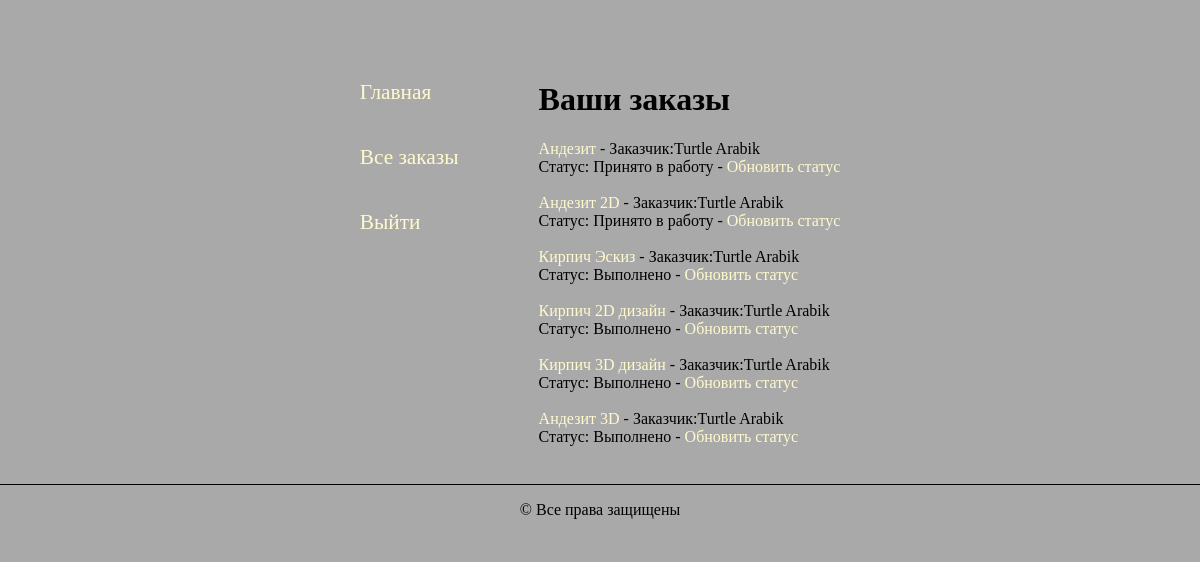
Screenshot of /studio/customer/ (signed in) with the database file from the repository.
### studio/models.py (models this page shows, shortened)
class Order(models.Model):
    day_add = models.DateField(null=True, blank=True)
    name = models.CharField(max_length=200, verbose_name='Имя', blank=False)
    summary = models.TextField(max_length=1000, help_text="Описание", blank=False)
    category = models.ForeignKey('category', help_text="Выбор категории", on_delete=models.CASCADE, blank=False)
    photo_file = models.ImageField(max_length=200, upload_to=get_name_file, blank=False, null=True,
                                   validators=[FileExtensionValidator(allowed_extensions=['png', 'jpg', 'jpeg'])])
    customer_order = models.ForeignKey('user', on_delete=models.SET_NULL, null=True, blank=True)
    comment = models.TextField(max_length=1000, help_text="Комментарий", blank=True)
    img = models.ImageField(max_length=200, upload_to=get_name_file, blank=True, null=True,
                            validators=[FileExtensionValidator(allowed_extensions=['png', 'jpg', 'jpeg'])])
    LOAN_STATUS = (
        ('n', 'Новая'),
        ('a', 'Принято в работу'),
        ('c', 'Выполнено'),
    )
    status = models.CharField(max_length=1, choices=LOAN_STATUS, blank=True, default='n')
    def get_status_name(self):
        for status in self.LOAN_STATUS:
            if status[0] == self.status:
                return status[1]
        return 'Не задан'
    class Meta:
        ordering = ["status"]
        permissions = (("can_mark_returned", "Установите статус заказа"),)

class User(AbstractUser):
    name = models.CharField(max_length=200, verbose_name='Имя', blank=False, validators=[
        RegexValidator(
            regex='^[А-Яа-я -]*$',
            message='Имя пользователя должно состоять из кириллицы',
            code='invalid_username'
        ),
    ])
    surname = models.CharField(max_length=200, verbose_name='Фамилия', blank=False, validators=[
        RegexValidator(
            regex='^[А-Яа-я -]*$',
            message='Фамилия пользователя должно состоять из кириллицы',
            code='invalid_username'
        ),
    ])
    patronymic = models.CharField(max_length=200, verbose_name='Отчество', blank=True, validators=[
        RegexValidator(
            regex='^[А-Яа-я -]*$',
            message='Отчество пользователя должно состоять из кириллицы',
            code='invalid_username'
        ),
    ])
    username = models.CharField(max_length=200, verbose_name='Логин', unique=True, blank=False, validators=[
        RegexValidator(
            regex='^[A-Za-z -]*$',
            message='Имя пользователя должно состоять только из латиницы',
            code='invalid_username'
        ),
    ])
    email = models.EmailField(max_length=200, verbose_name='Почта', unique=True, blank=False)
    password = models.CharField(max_length=200, verbose_name='Пароль', blank=False)
    role = models.CharField(max_length=200, verbose_name='Роль',
                            choices=(('admin', 'Администратор'), ('user', 'Пользователь')), default='user')
    USERNAME_FIELD = 'username'
    def __str__(self):
        return str(self.name) + ' ' + str(self.surname)
    class Meta:
        ordering = ['name']

### studio/views.py (the view)
# urls.py: path(r'customer/', views.LoanedOrdersAllListView.as_view(), name='all-order'),
class LoanedOrdersAllListView(PermissionRequiredMixin, generic.ListView):
    model = Order
    permission_required = 'studio.can_mark_returned'
    template_name = 'studio/order_list_customer_all.html'
    paginate_by = 10
    status = None
    def get(self, request, *args, **kwargs):
        if request.GET.get('status'):
            self.status = request.GET.get('status')
        return super().get(request, *args, **kwargs)
    def get_context_data(self, **kwargs):
        context = super(LoanedOrdersAllListView, self).get_context_data(**kwargs)
        context['status_list'] = Order.LOAN_STATUS
        return context
    def get_queryset(self):
        return Order.objects.all()

### studio/templates/studio/order_list_customer_all.html (shortened to what this page needs)
{% load static %}
{% load thumbnail %}
<!DOCTYPE html>
<html lang="ru">
<head>
    <link rel="stylesheet" media="screen" type="text/css" href="{% static 'css/style.css' %}">
</head>
<body>
<div class="order_list">
    <div class="mein">
        <div class="link">
            <a href="{% url 'index'  %}">Главная</a>
            <a href="{% url 'all-order' %}">Все заказы</a>
            <a href="{% url 'logout'%}?next={{request.path}}">Выйти</a>
        </div>
        <div class="content">
            <h1>Ваши заказы</h1>
            {% if order_list %}
            {% for order in order_list %}
            <div class="project">
                <div class="link_list">
                    <a href="{% url 'order-detail' order.pk %}">{{order.name}}</a> {% if user.is_staff %}- Заказчик:{{ order.customer_order }}
                    <div class="link_list">Статус: {{ order.get_status_name }} {% endif %} {% if perms.studio.can_mark_returned %}- <a
                            href="{% url 'order-update' order.id %}">Обновить статус</a></div>
                    {% endif %}
                </div>
            </div>
            <br>
            {% endfor %}
            {% else %}
            <p>Заказов нет</p>
            {% endif %}
        </div>
    </div>
</div>
<footer>
    <p>&copy; Все права защищены</p>
</footer>
</body>
</html>

### studio/static/css/style.css (style rules this page uses)
body { margin: 0 auto; max-width: 1200px; background-color: darkgrey; }
.mein { display: flex; justify-content: center; margin-top: 50px; }
.link { display: flex; flex-direction: column; margin-right: 40px; }
.content { margin-left: 40px; }
.link > a { font-size: 16pt; margin-top: 20px; margin-bottom: 20px; text-decoration: none; color: lemonchiffon; }
footer { display: flex; align-items: center; justify-content: space-around; border-top: 1px solid black; margin-top: 20px; }
.order_list { margin-top: 60px; }
.link_list > a { text-decoration: none; color: lemonchiffon; }

### rows the page displays
Order: name "Андезит", customer_order "Turtle Arabik", get_status_name "Принято в работу"
Order: name "Андезит 2D", customer_order "Turtle Arabik", get_status_name "Принято в работу"
Order: name "Кирпич Эскиз", customer_order "Turtle Arabik", get_status_name "Выполнено"
Order: name "Кирпич 2D дизайн", customer_order "Turtle Arabik", get_status_name "Выполнено"
Order: name "Кирпич 3D дизайн", customer_order "Turtle Arabik", get_status_name "Выполнено"
Order: name "Андезит 3D", customer_order "Turtle Arabik", get_status_name "Выполнено"
